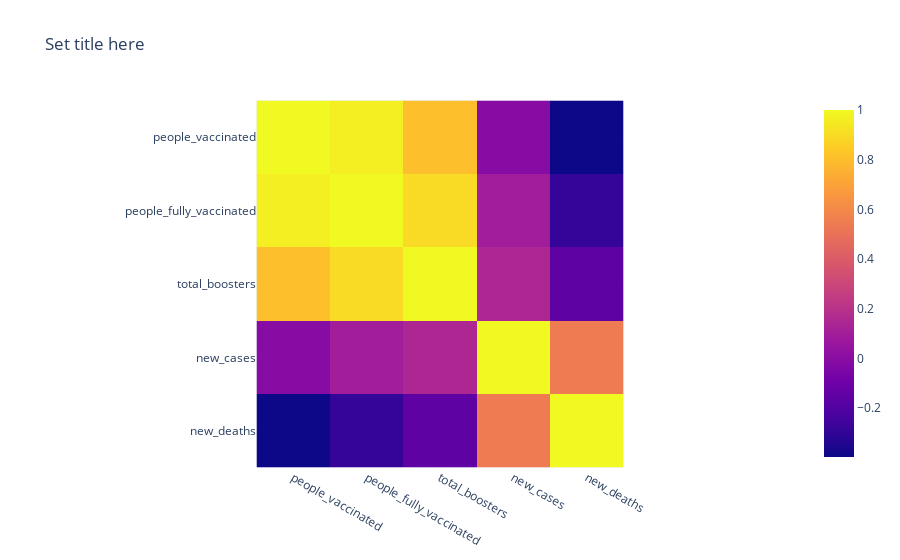

The notebook cell this image was saved under:
### Markdown cell above
# RELATION BETWEEN VACCINATION AND NEW CASE ,NEW DEATH

### Code cell
# HEAT MAP people_vaccinated,people_fully_vaccinated,total_boosters,NEW CASE,NEW DEATH


relation5_el = owid_covid_data[['people_vaccinated','people_fully_vaccinated','total_boosters'
,'new_cases','new_deaths','location','date']].dropna()

relation5_el= relation5_el.groupby('date').mean()

corr_relation5_el = relation5_el.corr()

corr_relation5_el.head()

fig = px.imshow(corr_relation5_el
, title="Set title here")

fig.show()

### Figure 1 — Plotly figure (JSON) as saved in the notebook; plotly's stock layout.template omitted (floating-point values rounded to 4 significant figures)
{"data": [{"coloraxis": "coloraxis", "hovertemplate": "x: %{x}<br>y: %{y}<br>color: %{z}<extra></extra>", "name": "0", "type": "heatmap", "x": ["people_vaccinated", "people_fully_vaccinated", "total_boosters", "new_cases", "new_deaths"], "xaxis": "x", "y": ["people_vaccinated", "people_fully_vaccinated", "total_boosters", "new_cases", "new_deaths"], "yaxis": "y", "z": [[1, 0.9663, 0.8067, -0.008659, -0.3972], [0.9663, 1, 0.8981, 0.09831, -0.2885], [0.8067, 0.8981, 1, 0.1447, -0.1564], [-0.008659, 0.09831, 0.1447, 1, 0.541], [-0.3972, -0.2885, -0.1564, 0.541, 1]]}], "layout": {"coloraxis": {"colorscale": [[0, "#0d0887"], [0.1111, "#46039f"], [0.2222, "#7201a8"], [0.3333, "#9c179e"], [0.4444, "#bd3786"], [0.5556, "#d8576b"], [0.6667, "#ed7953"], [0.7778, "#fb9f3a"], [0.8889, "#fdca26"], [1, "#f0f921"]]}, "title": {"text": "Set title here"}, "xaxis": {"anchor": "y", "constrain": "domain", "domain": [0, 1], "scaleanchor": "y"}, "yaxis": {"anchor": "x", "autorange": "reversed", "constrain": "domain", "domain": [0, 1]}}}
